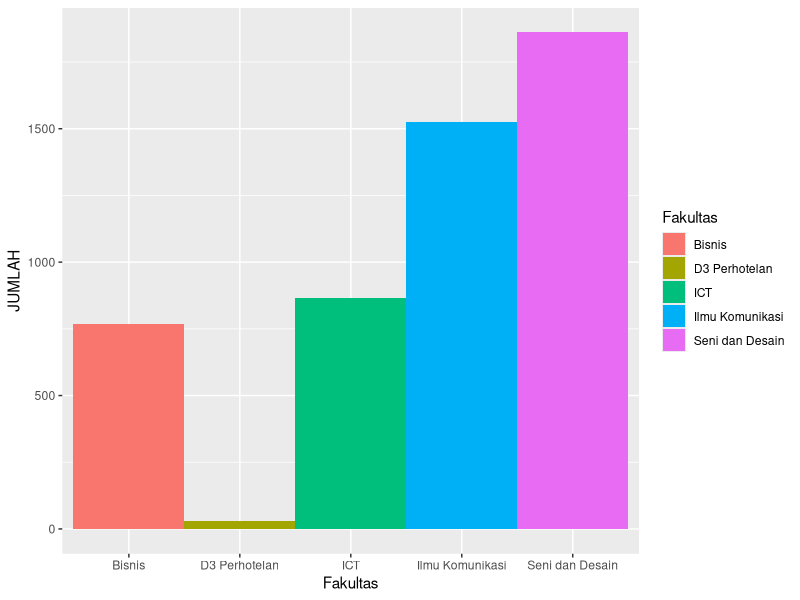
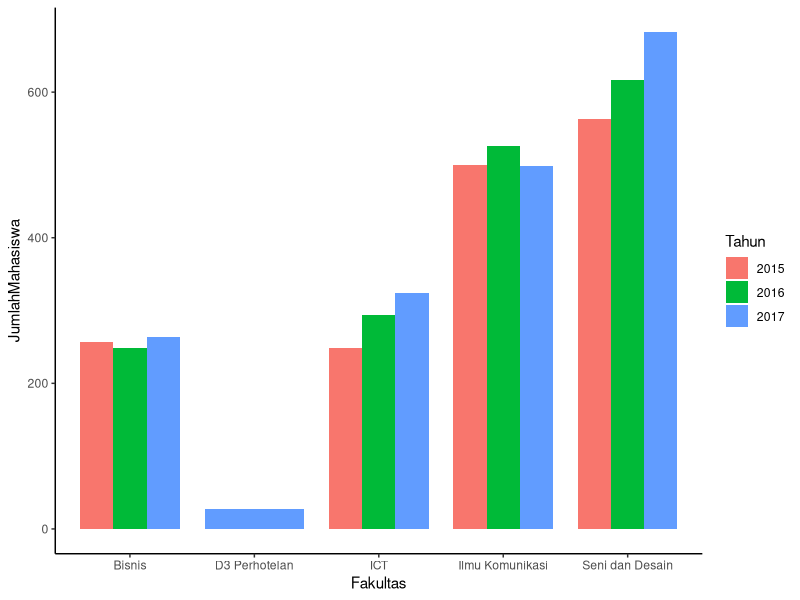
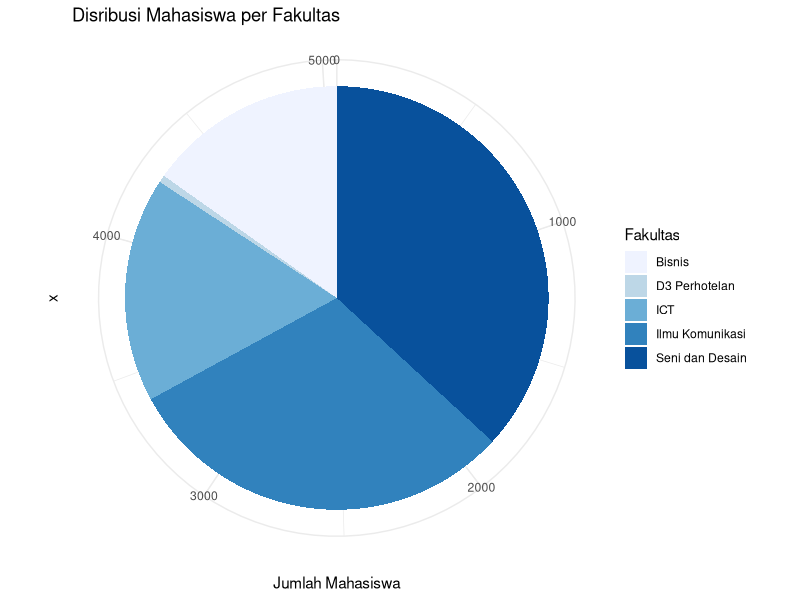
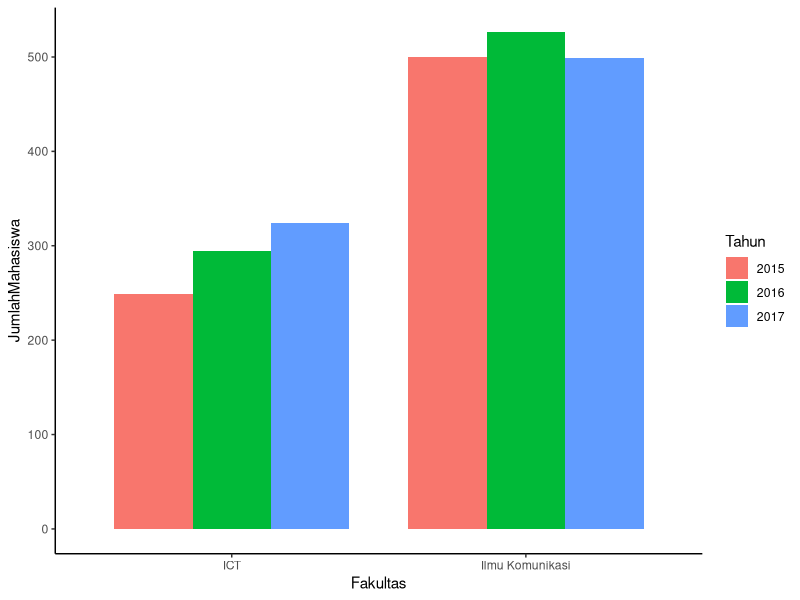

Generate these figures, in order, with R:
# Install dan gunakan library ggplot dan openxlsx

install.packages("ggplot2")
install.packages("openxlsx")
library(ggplot2)
library(openxlsx)

# Data mahasiswa
mahasiswa <- read.xlsx("mahasiswa.xlsx", sheet = "Sheet 1")
mahasiswa

# --- VISUALISASI DATA ---

# Membuat canvas
gambar <- ggplot(mahasiswa, aes(x=Fakultas, y=JUMLAH, fill=Fakultas))

# Menambahkan objek bar chart dan simpan kembali ke dalam gambar
gambar <- gambar + geom_bar(width = 1, stat = "identity")

# Menampilkan grafik
gambar


# Menghitung Jumlah Data by Fakultas
summaryByFakultas <- aggregate(x=mahasiswa$JUMLAH, by=list(Kategori=mahasiswa$Fakultas, Tahun=mahasiswa$ANGKATAN), FUN=sum)
summaryByFakultas <- setNames(summaryByFakultas, c("Fakultas", "Tahun", "JumlahMahasiswa"))
summaryByFakultas

summaryByFakultas$Tahun = as.factor(summaryByFakultas$Tahun)

# Menampilkan Grafik
gambar2 <- ggplot(summaryByFakultas, aes(x=Fakultas, y=JumlahMahasiswa)) +
  geom_bar(stat = "identity", aes(fill = Tahun), width=0.8, position = position_dodge(width=0.8)) +
  theme_classic()

gambar2

# Menampilkan data dengan PieChart
piechart <- ggplot(summaryByFakultas, aes(x="", y=JumlahMahasiswa, fill=Fakultas))+ geom_bar(width = 1, stat = "identity")
piechart <- piechart + coord_polar("y", start=0)
piechart <- piechart + ggtitle("Disribusi Mahasiswa per Fakultas")
piechart <- piechart + scale_fill_brewer(palette="Blues")+ theme_minimal()
piechart <- piechart + guides(fill=guide_legend(title="Fakultas"))
piechart <- piechart + ylab("Jumlah Mahasiswa")
piechart

# Filter Data
summaryByFakultas[summaryByFakultas$Fakultas %in% c("ICT", "Ilmu Komunikasi"),]
gambar3 <- ggplot(summaryByFakultas[summaryByFakultas$Fakultas %in% c("ICT", "Ilmu Komunikasi"),], aes(x=Fakultas, y=JumlahMahasiswa)) +
  geom_bar(stat = "identity", aes(fill = Tahun), width=0.8, position = position_dodge(width=0.8)) +
  theme_classic()
gambar3
